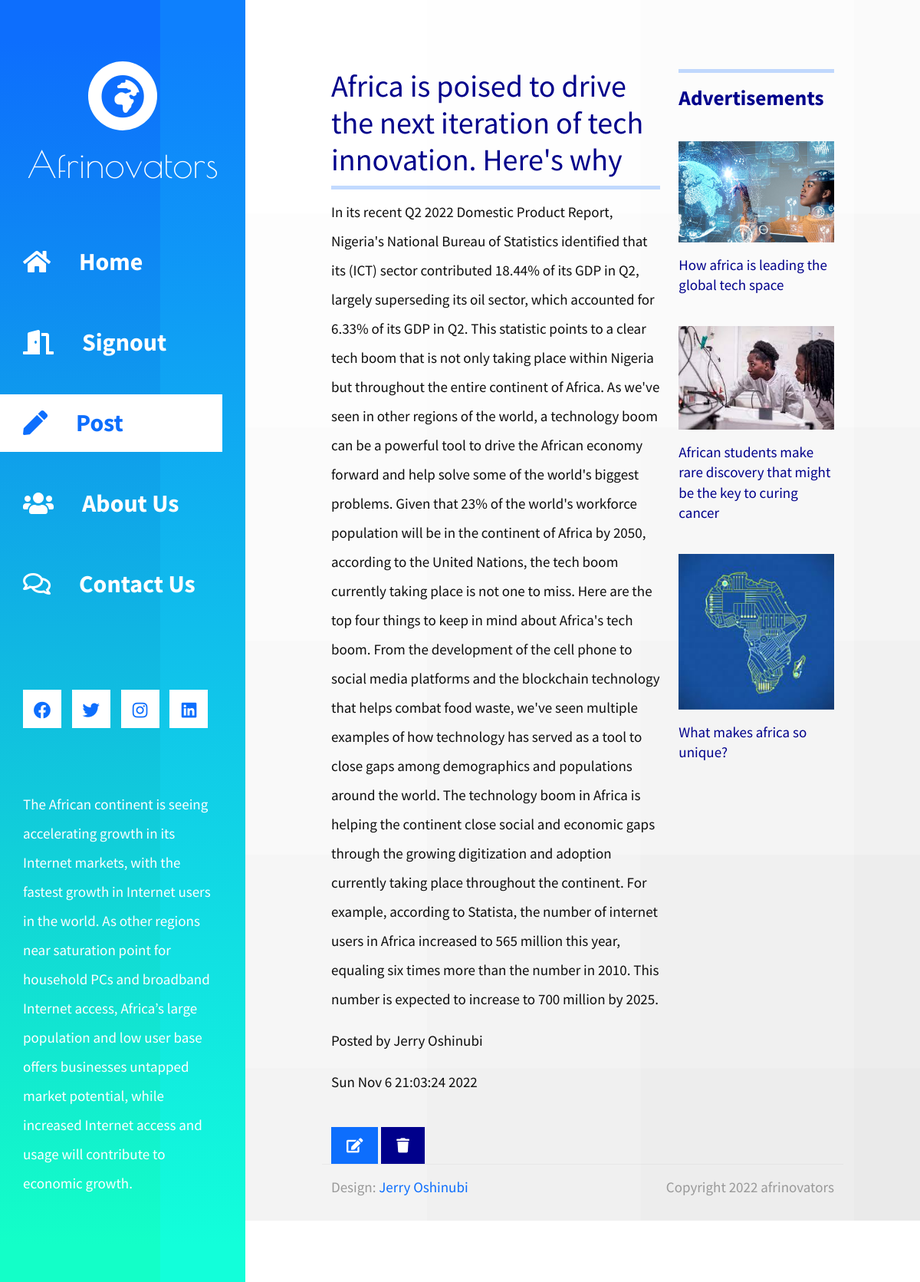
The app's page /article/2 (signed in) with its own data.
### afrinovators/models.py (models this page shows, shortened)
class Posts(db.Model, UserMixin):
    __tablename__ = "posts"
    id = db.Column(db.Integer, primary_key=True)
    post_title = db.Column(db.String(80), nullable=False)
    post_content = db.Column(db.String, nullable=False)
    created_on = db.Column(db.DateTime, default=datetime.now())
    user_id = db.Column(db.Integer, db.ForeignKey("users.id"), unique=False, nullable=False)
    author = db.Column(db.String, nullable=False)
    created_by = db.relationship("Users", back_populates="articles_by")

class Users(db.Model, UserMixin):
    __tablename__ = 'users'
    id = db.Column(db.Integer(), primary_key=True)
    username = db.Column(db.String(length=30), nullable=False, unique=True)
    email_address = db.Column(db.String(length=30), nullable=False, unique=True)
    firstname = db.Column(db.String(length=30), nullable=False)
    lastname = db.Column(db.String(length=30), nullable=False)
    password_hash = db.Column(db.String(length=60), nullable=False, unique=True)
    articles_by = db.relationship("Posts", back_populates="created_by", lazy="dynamic")
    @property
    def password(self):
        return self.password

### afrinovators/routes.py (the view)
@app.route('/article/<int:article_id>')
def article_page(article_id):
    article = Posts.query.filter_by(id=article_id).first()
    user = Users.query.filter_by(id=article.user_id).first()
    return render_template('article.html', article=article, user=user)

### afrinovators/models.py (called while the page is built)
@login_manager.user_loader
def load_user(user_id):
    return Users.query.get(int(user_id))

### afrinovators/templates/article.html (shortened to what this page needs)
{% extends 'base.html' %}
{% block post_active %}
    active
{% endblock %}
{% block content %}
            <div class="row edit-row">
                <div class="col-lg-8 edit-post-col">
                    <div class="edit-post-full">
                        <div class="mb-4">
                            <h1 class="pt-2 edit-color-primary font-weight-bold">{{ article.post_title }}</h1>
                            <hr class="edit-hr-primary">
                            <p>
                                {{ article.post_content }}
                            </p>
                            <p> Posted by {{ user.firstname }} {{ user.lastname }} </p>
                            <p class="edit-mb-40 text-right">{{ article.created_on.strftime("%c") }} </p>
                        </div>
                    </div>
                    {% if current_user.is_authenticated and current_user.id == article.user_id %}
                                <a type="button" href="{{ url_for('edit_page', edit_id=article.id) }}" class="edit-new-badge-right" id="edit-side-btn"><i class="fas fa-edit"></i></a>
                                <a type="button" href="{{ url_for('delete_page', delete_id=article.id) }}" id="edit-side-btn" class="edit-new-badge-left"><i class="fas fa-trash"></i></a>
                    {% endif %}
                </div>
                <aside class="col-lg-4 edit-aside-col">
                    <div class="edit-post-sidebar">
                        <hr class="mb-3 edit-hr-primary">
                        <h2 class="edit-mb-40 edit-post-title edit-color-primary">Advertisements</h2>
                        <a href="#" class="d-block edit-mb-40">
                            <figure>
                                <img src="../static/img/tech.jpg" alt="Image" class="mb-3 img-fluid">
                                <figcaption class="edit-color-primary">How africa is leading the global tech space</figcaption>
                            </figure>
                        </a>
                        <a href="#" class="d-block edit-mb-40">
                            <figure>
                                <img src="../static/img/students.jpeg" alt="Image" class="mb-3 img-fluid">
                                <figcaption class="edit-color-primary">African students make rare discovery that might be the key to curing cancer</figcaption>
                            </figure>
                        </a>
                        <a href="#" class="d-block edit-mb-40">
                            <figure>
                                <img src="../static/img/africa.jpeg" alt="Image" class="mb-3 img-fluid">
                                <figcaption class="edit-color-primary">What makes africa so unique?</figcaption>
                            </figure>
                        </a>
                    </div>
                </aside>
            </div>
{% endblock %}

### afrinovators/static/css/style.css (style rules this page uses)
html { overflow-x: hidden; }
body { margin: 0; padding: 0; font-family: 'Source Sans Pro', sans-serif; font-size: 19px; line-height: 2em; overflow-x: hidden; }
p, span { color: #0e0e0e; }
hr { border-top-color: #CCC; margin-top: 10px; margin-bottom: 10px; }
.edit-row { max-width: 980px; justify-content: space-between; }
.edit-new-badge-right { top: 25px; right: 0px; background-color: #0D6EFD; color: white; padding: 5px 20px; }
.edit-new-badge-left { top: 25px; left: 0px; background-color: darkblue; color: white; padding: 5px 20px; }
.edit-post-title { font-size: 1.7rem; font-weight: bold; transition: all 0.3s ease; }
hr.edit-hr-primary { border-top: 5px solid #0D6EFD; }
figure { margin: 0; }
figcaption { line-height: 1.4; }
.edit-post-full { max-width: 600px; }
.edit-post-sidebar { max-width: 280px; margin-left: auto; margin-right: 0; }
.edit-mb-40 { margin-bottom: 40px; }
.edit-color-primary, span.edit-color-primary { color: darkblue; }
a { text-decoration: none; }

### records on screen
Posts: post_title "Africa is poised to drive the next iteration of tech innovation. Here's why", post_content "In its recent Q2 2022 Domestic Product Report, Nigeria's National Bureau of Statistics identified that its (ICT) sector contributed 18.44% of its GDP in Q2, largely superseding its oil sector, which accounted for 6.33% of its GDP in Q2. This statistic points to a clear tech boom that is not only taking place within Nigeria but throughout the entire continent of Africa. As we've seen in other regions of the world, a technology boom can be a powerful tool to drive the African economy forward and help solve some of the world's biggest problems. Given that 23% of the world's workforce population will be in the continent of Africa by 2050, according to the United Nations, the tech boom currently…", created_on "Sun Nov 6 21:03:24 2022"
Users: firstname "Jerry", lastname "Oshinubi"
